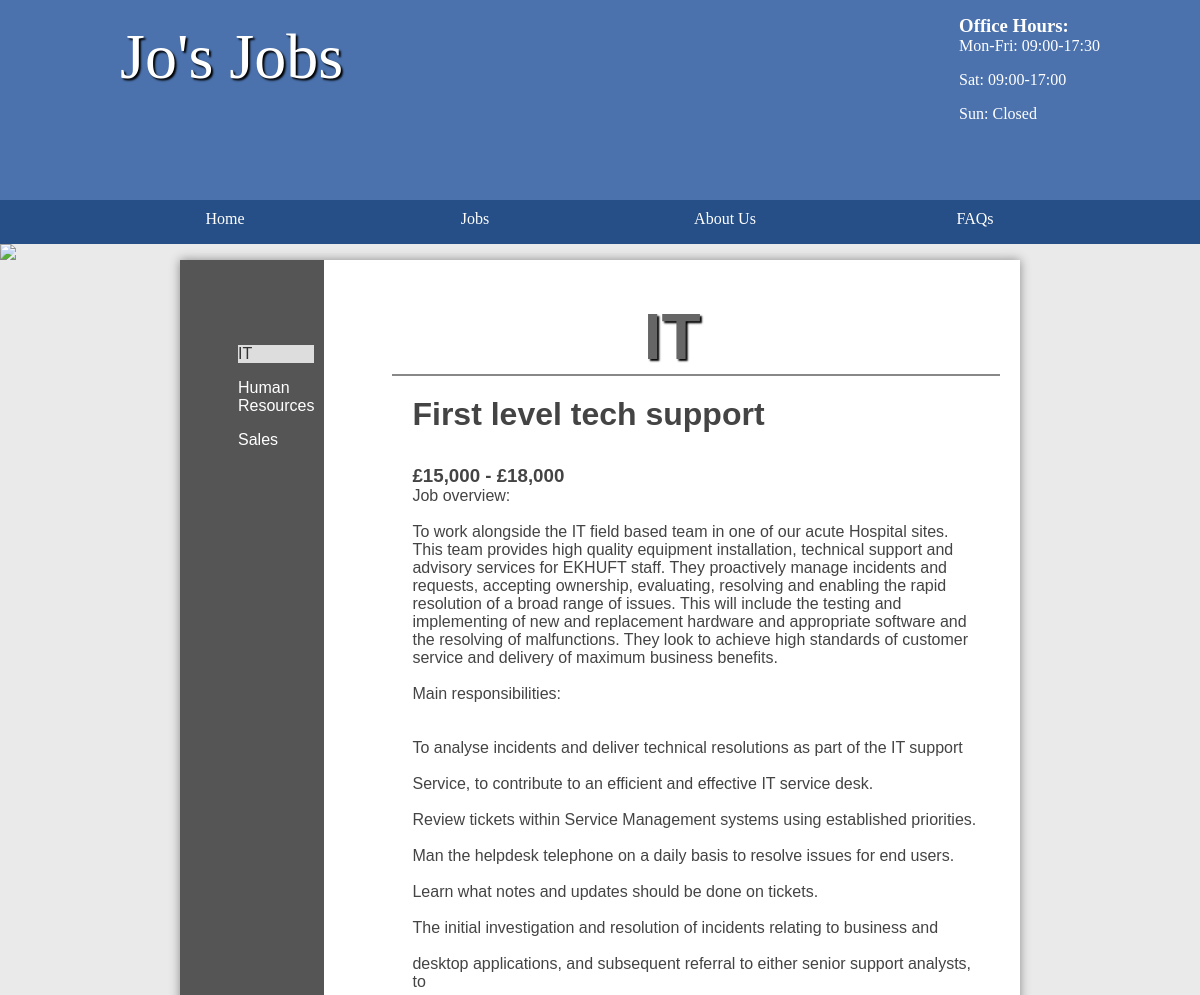
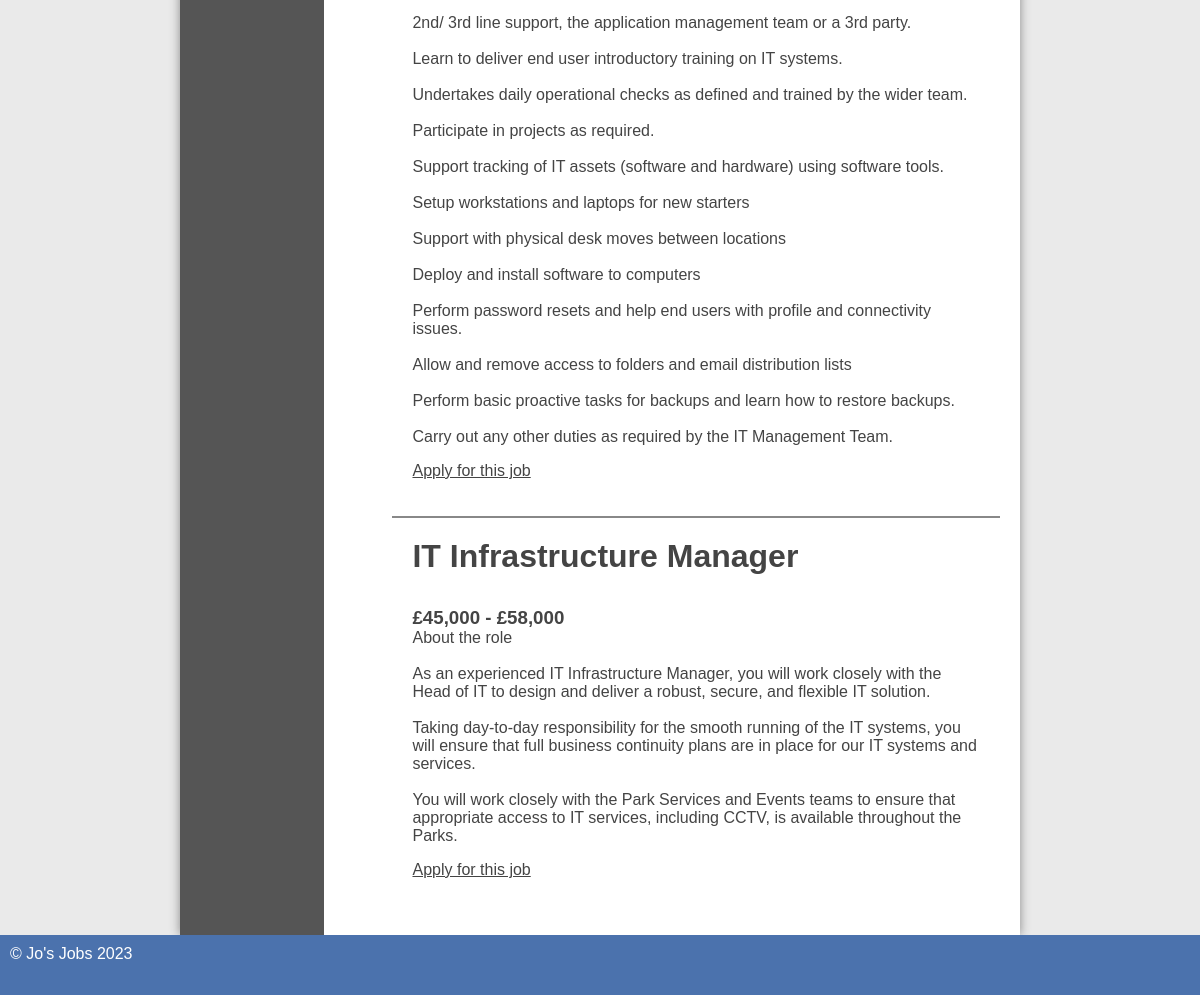
Page /admin/categories.php?id=1 on the committed database (2 pictures, top to bottom).
### tables this page shows
CREATE TABLE category (
    id INT(11) AUTO_INCREMENT PRIMARY KEY,
    name VARCHAR(45) DEFAULT NULL
);

CREATE TABLE job (
    id INT(11) AUTO_INCREMENT PRIMARY KEY,
    title VARCHAR(45) DEFAULT NULL,
    description LONGBLOB,
    salary VARCHAR(45) DEFAULT NULL,
    closingDate DATE DEFAULT NULL,
    categoryId INT(11) DEFAULT NULL,
    location VARCHAR(255) DEFAULT NULL,
    archived BOOLEAN DEFAULT FALSE
);

### public/admin/categories.php (called while the page is built, shortened)
<?php
require "../../include/utils.php";
isset($_GET['id']) && exit(require "../../include/category-page.html.php");
?>
<?php include '../../include/footer.html.php'; ?>

### include/utils.php (called while the page is built, shortened)
<?php
function dbConnection($username = "student", $password = "student", $dbname = "job", $host = "mysql") {
    return new PDO("mysql:host=$host;dbname=$dbname", $username, $password);
}
function createHead($title = "Home") {
    $pdo = dbConnection();
    $stmt = $pdo->prepare('SELECT * FROM category');
    $stmt->execute();
    $categories = $stmt->fetchAll();
    require 'top-section.html.php';
}

### include/category-page.html.php (the view, shortened to what this page needs)
<?php
$stmt = dbConnection()->prepare('SELECT name FROM category WHERE id = :id');
$stmt->execute(['id' => $_GET['id']]);
$name = $stmt->fetch()['name'] ?? null;
createHead("$name Jobs");
?>
<main class="sidebar">
    <section class="left">
        <ul>
            <?php foreach ($categories as $category) { ?>
                <li <?= $category['id'] == $_GET['id'] ? 'class="current"' : '' ?>>
                    <a href="?id=<?= $category['id'] ?>"><?= $category['name'] ?></a>
                </li>
            <?php } ?>
        </ul>
    </section>
    <section class="right">
        <h1><?= $name ?></h1>
        <ul class="listing">
            <?php
            $stmt = $pdo->prepare('SELECT * FROM job WHERE archived = 0 AND categoryId = :id AND closingDate > :date');
            $stmt->execute(['id' => $_GET['id'], 'date' => (new DateTime())->format('Y-m-d')]);
            $jobs = $stmt->fetchAll();
            if (!$jobs)
                echo '<p>No jobs in this category yet.</p>';
            else
                foreach ($jobs as $job) { ?>
                    <li>
                        <div class="details">
                            <h2><?= $job['title'] ?></h2>
                            <h3><?= $job['salary'] ?></h3>
                            <p><?= nl2br($job['description']) ?></p>
                            <a class="more" href="/apply.php?id=<?= $job['id'] ?>">Apply for this job</a>
                        </div>
                    </li>
                <?php } ?>
        </ul>
    </section>
</main>
<?php include 'footer.html.php'; ?>

### public/styles.css (style rules this page uses)
* { margin: 0; padding: 0; }
html { font-family: 'Oxygen-Regular', verdana, sans-serif; }
main ul { margin-left: 3em; }
main a { color: #333; }
h1 { font-size: 4em; color: white; text-align: center; padding-top: 20px; text-shadow: 2px 2px 2px #000; }
main { min-height: 50vh; background-color: #fff; width: 70vw; display: block; margin: auto; box-shadow: 0px 0px 10px #888; color: #444; }
main h2 { font-size: 2em; }
p, li, h2 { margin-bottom: 1em; }
.left ul { list-style-type: none }
section a { color: #444; }
.stock, .sidebar { display: table; }
.stock>ul, .sidebar .left { width: 10vw; list-style-type: none; display: table-cell; padding: 10px; background-color: #555; margin: 0; }
.stock .products, .sidebar .right { display: table-cell; padding: 20px; }
.stock>ul a, .sidebar .left a { color: white; text-decoration: none; }
.listing li { border-top: 2px solid #888; padding: 20px; overflow: auto; }
.current { background-color: #ddd; color: #333; display: block; }
.current a { color: #333 !important; }
.right { padding: 20px; }
main h1 { color: #666; }

### rows in the picture
category: name "IT"
category: name "Human Resources"
category: name "Sales"
job: title "First level tech support", salary "£15,000 - £18,000", description "Job overview: To work alongside the IT field based team in one of our acute Hospital sites. This team provides high quality equipment installation, technical support and advisory services for EKHUFT staff. They proactively manage incidents and requests, accepting ownership, evaluating, resolving and enabling the rapid resolution of a broad range of issues. This will include the testing and implementing of new and replacement hardware and appropriate software and the resolving of malfunctions. They look to achieve high standards of customer service and delivery of maximum business benefits. Main responsibilities: To analyse incidents and deliver technical resolutions as part of the IT…"
job: title "IT Infrastructure Manager", salary "£45,000 - £58,000", description "About the role As an experienced IT Infrastructure Manager, you will work closely with the Head of IT to design and deliver a robust, secure, and flexible IT solution. Taking day-to-day responsibility for the smooth running of the IT systems, you will ensure that full business continuity plans are in place for our IT systems and services. You will work closely with the Park Services and Events teams to ensure that appropriate access to IT services, including CCTV, is available throughout the Parks."
